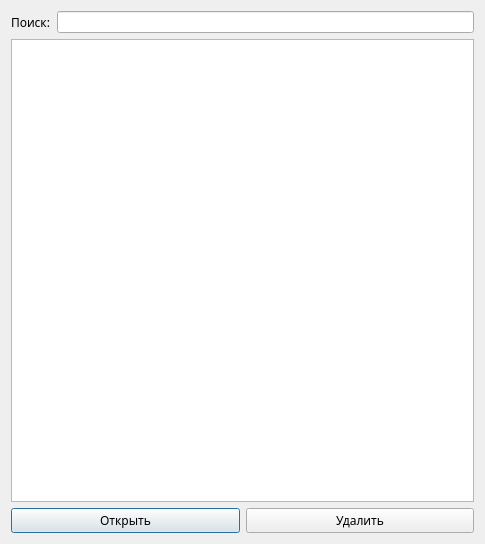
<?xml version="1.0" encoding="UTF-8"?>
<ui version="4.0">
 <class>ThirdWindow</class>
 <widget class="QDialog" name="ThirdWindow">
  <property name="geometry">
   <rect>
    <x>0</x>
    <y>0</y>
    <width>485</width>
    <height>544</height>
   </rect>
  </property>
  <property name="windowTitle">
   <string>Dialog</string>
  </property>
  <layout class="QVBoxLayout" name="verticalLayout_2">
   <item>
    <layout class="QVBoxLayout" name="verticalLayout">
     <item>
      <layout class="QHBoxLayout" name="horizontalLayout_2">
       <item>
        <widget class="QLabel" name="label">
         <property name="maximumSize">
          <size>
           <width>1515151</width>
           <height>16777215</height>
          </size>
         </property>
         <property name="font">
          <font>
           <family>Dubai</family>
           <pointsize>9</pointsize>
          </font>
         </property>
         <property name="text">
          <string>Поиск:</string>
         </property>
        </widget>
       </item>
       <item>
        <widget class="QLineEdit" name="search">
         <property name="maximumSize">
          <size>
           <width>500</width>
           <height>16777215</height>
          </size>
         </property>
         <property name="contextMenuPolicy">
          <enum>Qt::NoContextMenu</enum>
         </property>
        </widget>
       </item>
      </layout>
     </item>
     <item>
      <widget class="QTableView" name="tableView"/>
     </item>
    </layout>
   </item>
   <item>
    <layout class="QHBoxLayout" name="horizontalLayout">
     <item>
      <widget class="QPushButton" name="Open">
       <property name="font">
        <font>
         <family>Dubai</family>
        </font>
       </property>
       <property name="cursor">
        <cursorShape>PointingHandCursor</cursorShape>
       </property>
       <property name="text">
        <string>Открыть</string>
       </property>
       <property name="icon">
        <iconset>
         <normaloff>../../Downloads/icons8-открыть-папку-30.png</normaloff>../../Downloads/icons8-открыть-папку-30.png</iconset>
       </property>
       <property name="iconSize">
        <size>
         <width>30</width>
         <height>30</height>
        </size>
       </property>
      </widget>
     </item>
     <item>
      <widget class="QPushButton" name="Delete">
       <property name="font">
        <font>
         <family>Dubai</family>
        </font>
       </property>
       <property name="cursor">
        <cursorShape>PointingHandCursor</cursorShape>
       </property>
       <property name="text">
        <string>Удалить</string>
       </property>
       <property name="icon">
        <iconset>
         <normaloff>../../Downloads/icons8-мусор-30.png</normaloff>../../Downloads/icons8-мусор-30.png</iconset>
       </property>
       <property name="iconSize">
        <size>
         <width>30</width>
         <height>30</height>
        </size>
       </property>
      </widget>
     </item>
    </layout>
   </item>
  </layout>
 </widget>
 <resources/>
 <connections/>
</ui>
